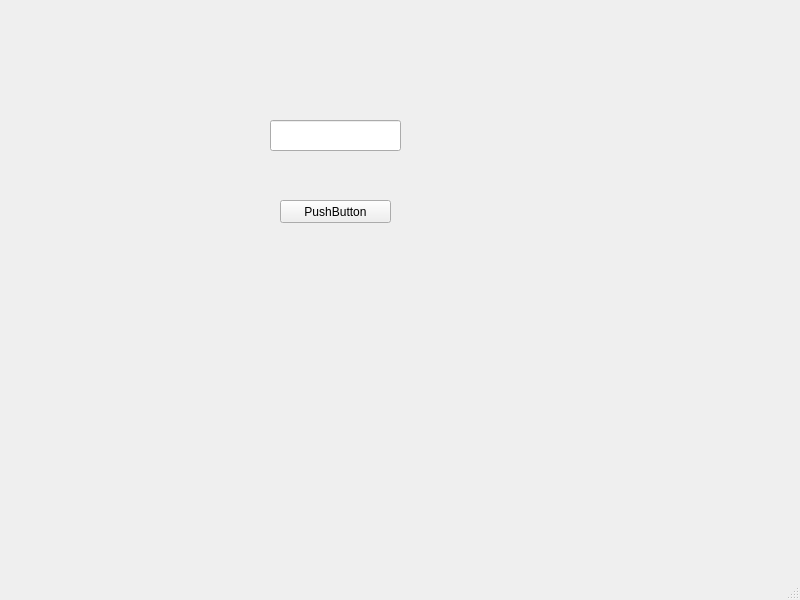
<?xml version="1.0" encoding="UTF-8"?>
<ui version="4.0">
 <class>MainWindow</class>
 <widget class="QMainWindow" name="MainWindow">
  <property name="geometry">
   <rect>
    <x>0</x>
    <y>0</y>
    <width>800</width>
    <height>600</height>
   </rect>
  </property>
  <property name="windowTitle">
   <string>MainWindow</string>
  </property>
  <widget class="QWidget" name="centralwidget">
   <widget class="QLineEdit" name="lineEdit">
    <property name="geometry">
     <rect>
      <x>270</x>
      <y>120</y>
      <width>131</width>
      <height>31</height>
     </rect>
    </property>
   </widget>
   <widget class="QPushButton" name="pushButton">
    <property name="geometry">
     <rect>
      <x>280</x>
      <y>200</y>
      <width>111</width>
      <height>23</height>
     </rect>
    </property>
    <property name="text">
     <string>PushButton</string>
    </property>
   </widget>
  </widget>
  <widget class="QMenuBar" name="menubar">
   <property name="geometry">
    <rect>
     <x>0</x>
     <y>0</y>
     <width>800</width>
     <height>21</height>
    </rect>
   </property>
  </widget>
  <widget class="QStatusBar" name="statusbar"/>
 </widget>
 <resources/>
 <connections>
  <connection>
   <sender>pushButton</sender>
   <signal>clicked()</signal>
   <receiver>lineEdit</receiver>
   <slot>clear()</slot>
   <hints>
    <hint type="sourcelabel">
     <x>336</x>
     <y>228</y>
    </hint>
    <hint type="destinationlabel">
     <x>331</x>
     <y>147</y>
    </hint>
   </hints>
  </connection>
 </connections>
</ui>
